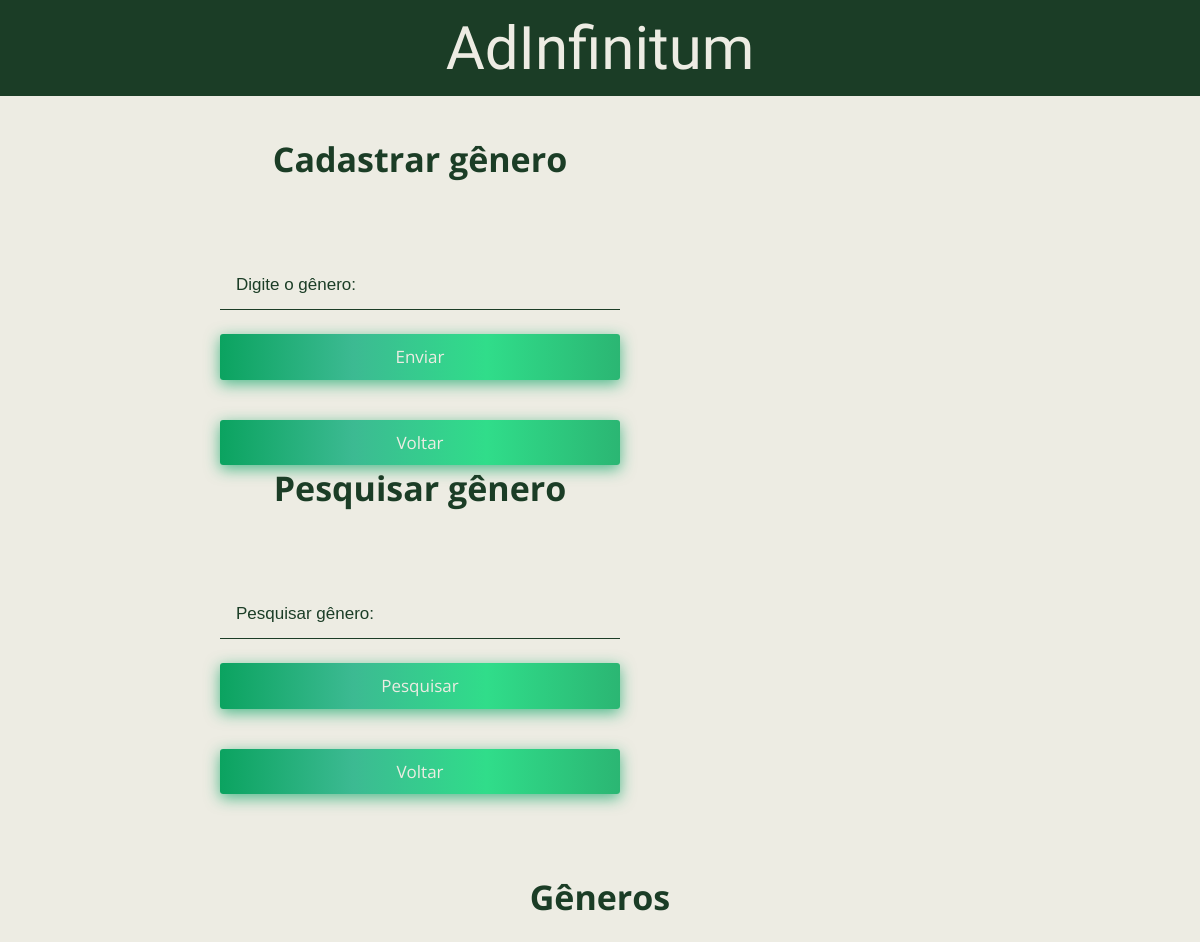
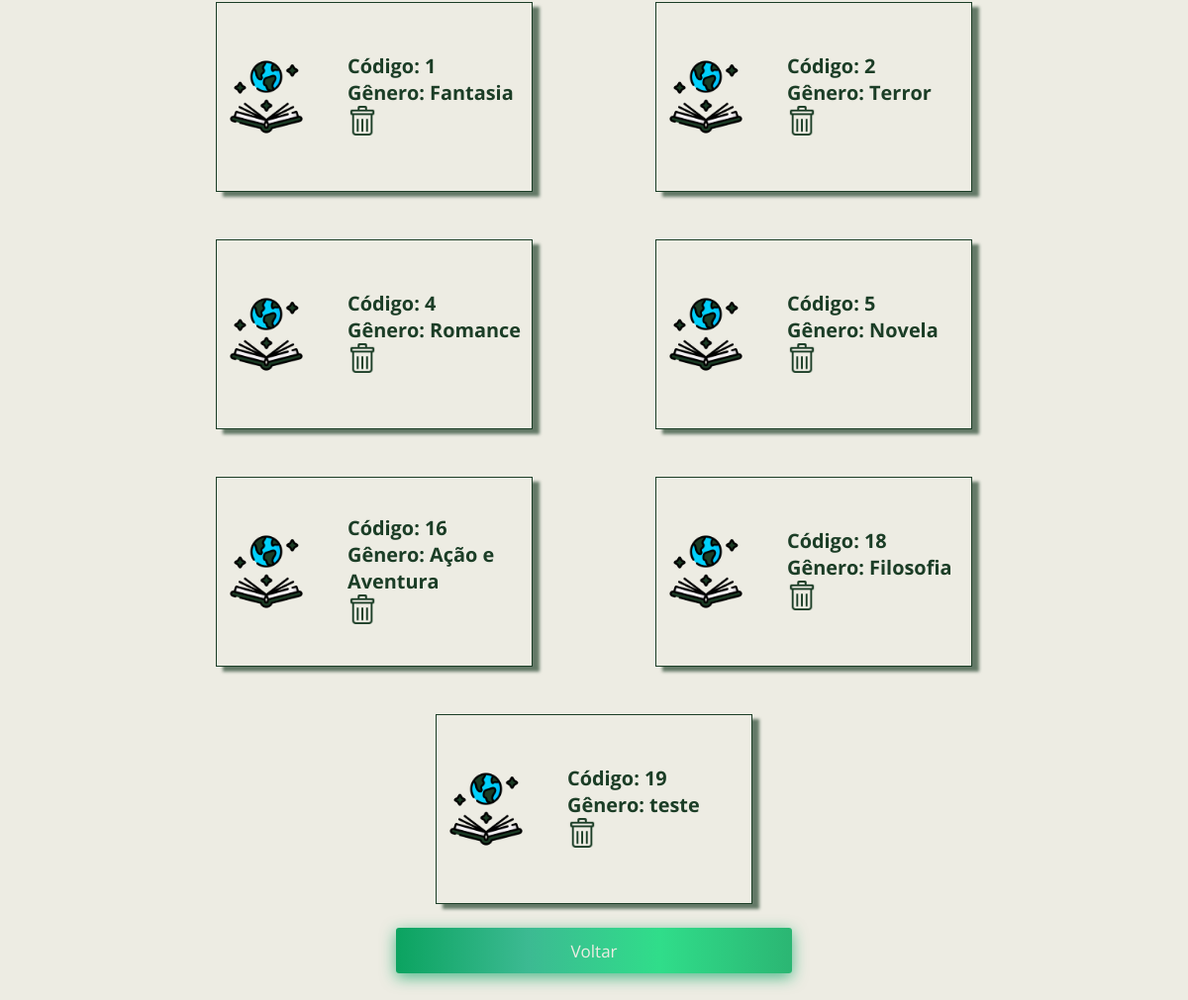
/pjtbibli/cadGen.php (signed in), run on the app's committed database (2 pictures, top to bottom).
### tables this page shows
CREATE TABLE `genero` (
  `cd` int(11) NOT NULL,
  `nome` varchar(100) DEFAULT NULL
);

### pjtbibli/biblioteca.php (the view, shortened to what this page needs)
<?php
  function MostrarGenero(){
    $sql = "SELECT * FROM genero";
    $result = $GLOBALS['conn']->query($sql);
    if ($result->num_rows > 0) {
      while($row = $result->fetch_assoc()) {
        echo
            '<h3>
                <div class="card">
                    <img width="100px" src="img/capaGen.png">
                        <div class="text">
                            <p>Código: '.$row['cd'].'</p>
                            <p>Gênero: '.$row['nome'].'</p>
                            <p>
                                <a href="cadGen.php?cdforremove='.$row["cd"].'" style="text-decoration: underline; cursor: pointer;"><img src="img/lixeira.png" width="30px"/></a>
                            </p>
                        </div>
                </div>
            </h3>';
      }
    } else {
      echo "0 results";
    }
  }
?>

### pjtbibli/cadGen.php (style rules this page uses)
* { margin: 0; padding: 0; box-sizing: border-box; }
:root { --corPrincipal: #1b3d26; --textColor: rgb(237, 236, 227); }
body { background-color: var(--textColor); color: var(--corPrincipal); font-size: 17px; font-family: 'Open Sans', sans-serif; }
.card { display: flex; flex-direction: row; align-items: center; height: 12rem; width: 20rem; border: 1px solid var(--corPrincipal); -webkit-box-shadow: 7px 5px 3px rgba(27, 61, 38, 0.65); -moz-box-shadow: 7px 5px 3px rgba(27, 61, 38, 0.65); box-shadow: 7px 5px 3px rgba(27, 61, 38, 0.65); }
.text { margin-left: 2rem; }

### data on the page
genero: cd "1", nome "Fantasia"
genero: cd "2", nome "Terror"
genero: cd "4", nome "Romance"
genero: cd "5", nome "Novela"
genero: cd "16", nome "Ação e Aventura"
genero: cd "18", nome "Filosofia"
genero: cd "19", nome "teste"
